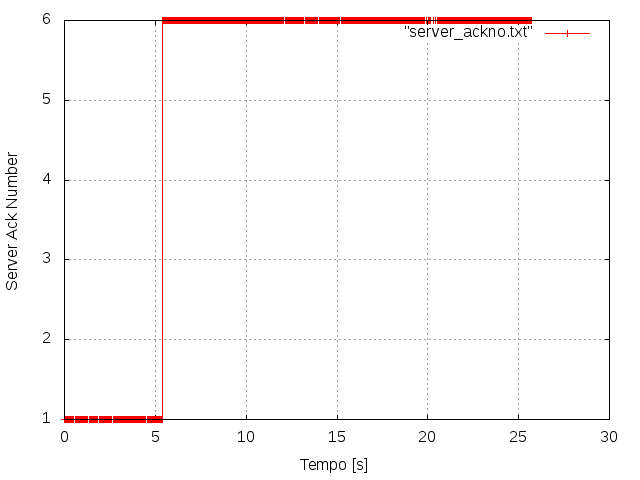

This chart was generated by the following gnuplot code:
set xlabel "Tempo [s]"
set ylabel "Server Ack Number"
set grid
set terminal png
set output "server_ackno.png"
plot "server_ackno.txt" with linespoint
